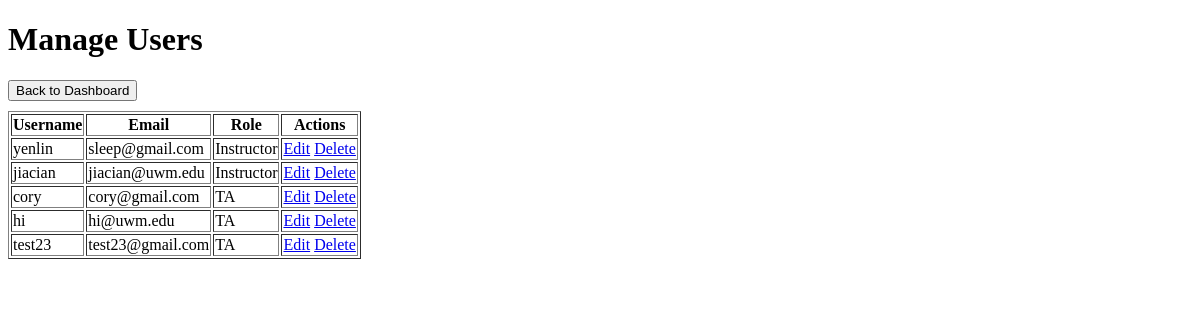
The app's page /account-management/ (signed in), older data.
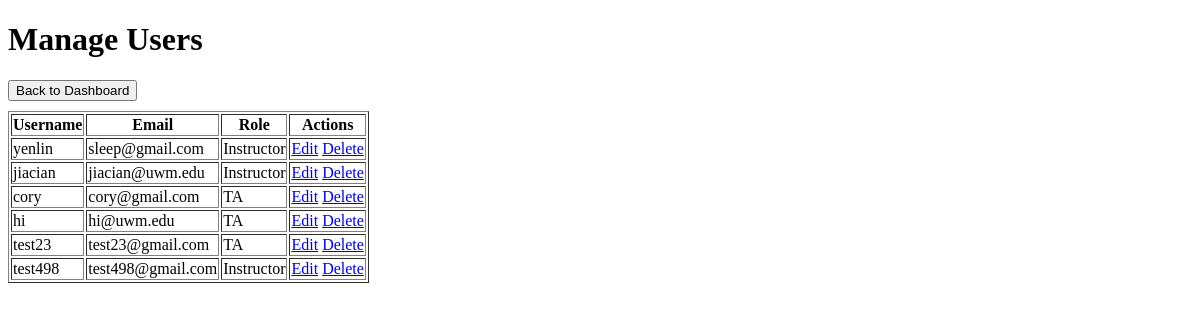
The same page, newer data.
### TASchedulerApp/models.py (models this page shows, shortened)
class MyUser(AbstractBaseUser):
    ROLE_CHOICES = [
        ('Administrator', 'Administrator'),
        ('Instructor', 'Instructor'),
        ('TA', 'TA'),
    ]
    role = models.CharField(max_length=20, choices=ROLE_CHOICES, default='TA')
    email = models.EmailField(unique=True)
    name = models.CharField(max_length=50, unique=True)
    contactInfo = models.CharField(max_length=50, default='')
    is_staff = models.BooleanField(default=False)
    is_active = models.BooleanField(default=True)
    is_superuser = models.BooleanField(default=False)
    objects = MyUserManager()
    EMAIL_FIELD = 'email'
    USERNAME_FIELD = 'name'
    REQUIRED_FIELDS = ['email']

### TASchedulerApp/views.py (the view)
# urls.py: path('account-management/', views.manage_users, name='account_management'),
@login_required
def manage_users(request):
    users = MyUser.objects.filter(role__in=['Instructor', 'TA'])
    return render(request, 'admin/manage_users.html', {'users': users})

### templates/admin/manage_users.html (shortened to what this page needs)
<!DOCTYPE html>
<html lang="en">
<head>
</head>
<body>
    <h1>Manage Users</h1>
    <a href="{% url 'dashboard' %}" style="text-decoration: none;">
        <button style="margin-bottom: 10px;">Back to Dashboard</button>
    </a>
    <table border="1">
        <thead>
            <tr>
                <th>Username</th>
                <th>Email</th>
                <th>Role</th>
                <th>Actions</th>
            </tr>
        </thead>
        <tbody>
            {% for user in users %}
            <tr>
                <td>{{ user.name }}</td>
                <td>{{ user.email }}</td>
                <td>{{ user.role }}</td>
                <td>
                    <a href="{% url 'edit_user' user.id %}">Edit</a>
                    <a href="{% url 'delete_user' user.id %}">Delete</a>
                </td>
            </tr>
            {% endfor %}
        </tbody>
    </table>
</body>
</html>

Row changes from the older to the newer data that the page shows:
added MyUser: name "test498", email "test498@gmail.com", role "Instructor"
